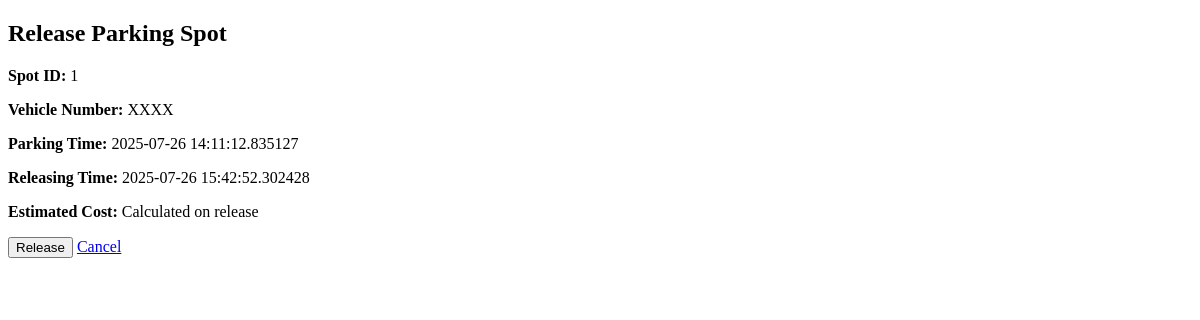
Before: /user/release/1 with the older database file.
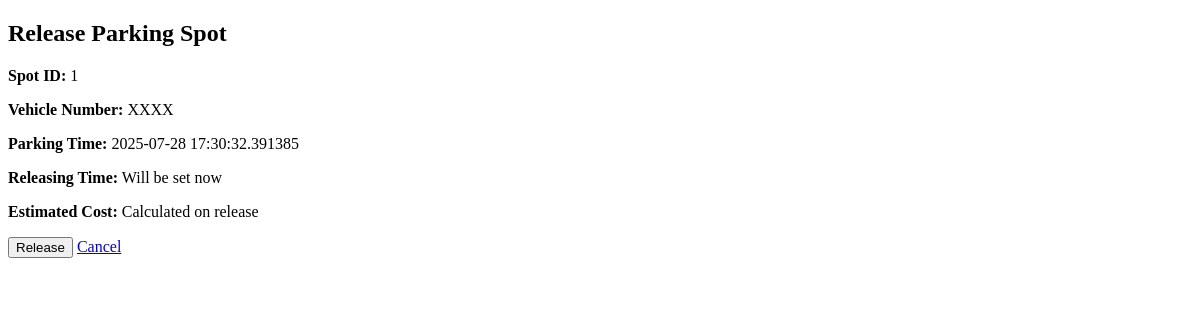
After: the same page with the newer database file.
### models/model.py (models this page shows)
class Reservation(db.Model):
    id = db.Column(db.Integer, primary_key=True)
    spot_id = db.Column(db.Integer, db.ForeignKey('parking_spot.id'), nullable=False)
    user_id = db.Column(db.Integer, db.ForeignKey('user.id'), nullable=False)
    parking_timestamp = db.Column(db.DateTime, default=datetime.utcnow)
    leaving_timestamp = db.Column(db.DateTime, nullable=True)
    parking_cost = db.Column(db.Float)

### controllers/user_routes.py (the view, shortened to what this page needs)
    @app.route("/user/release/<int:reservation_id>", methods=["GET", "POST"])
    def release_parking(reservation_id):
        res = Reservation.query.get_or_404(reservation_id)
        spot = res.spot
        return render_template("release_spot.html", res=res, spot=spot)

### templates/release_spot.html (shortened to what this page needs)
<!DOCTYPE html>
<html>
<head>
</head>
<body>
    <h2>Release Parking Spot</h2>
    <form method="POST">
        <p><strong>Spot ID:</strong> {{ spot.id }}</p>
        <p><strong>Vehicle Number:</strong> XXXX</p>
        <p><strong>Parking Time:</strong> {{ res.parking_timestamp }}</p>
        <p><strong>Releasing Time:</strong> {{ res.leaving_timestamp or "Will be set now" }}</p>
        <p><strong>Estimated Cost:</strong> Calculated on release</p>
        <button type="submit">Release</button>
        <a href="/user/dashboard">Cancel</a>
    </form>
</body>
</html>

Changed rows visible on the page:
changed Reservation: parking_timestamp "2025-07-26 14:11:12.835127" → "2025-07-28 17:30:32.391385"; leaving_timestamp "2025-07-26 15:42:52.302428" → "Will be set now"
